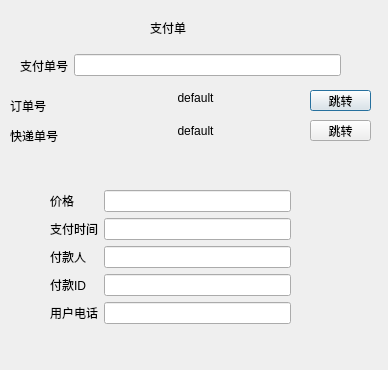
<?xml version="1.0" encoding="UTF-8"?>
<ui version="4.0">
 <class>PaymentForm</class>
 <widget class="QDialog" name="PaymentForm">
  <property name="geometry">
   <rect>
    <x>0</x>
    <y>0</y>
    <width>388</width>
    <height>370</height>
   </rect>
  </property>
  <property name="windowTitle">
   <string>Dialog</string>
  </property>
  <widget class="QLabel" name="label">
   <property name="geometry">
    <rect>
     <x>150</x>
     <y>20</y>
     <width>72</width>
     <height>15</height>
    </rect>
   </property>
   <property name="text">
    <string>支付单</string>
   </property>
  </widget>
  <widget class="QWidget" name="formLayoutWidget_2">
   <property name="geometry">
    <rect>
     <x>50</x>
     <y>190</y>
     <width>241</width>
     <height>161</height>
    </rect>
   </property>
   <layout class="QFormLayout" name="formLayout_2">
    <item row="0" column="0">
     <widget class="QLabel" name="label_6">
      <property name="text">
       <string>价格</string>
      </property>
     </widget>
    </item>
    <item row="0" column="1">
     <widget class="QLineEdit" name="lineEdit_price"/>
    </item>
    <item row="1" column="0">
     <widget class="QLabel" name="label_7">
      <property name="text">
       <string>支付时间</string>
      </property>
     </widget>
    </item>
    <item row="2" column="0">
     <widget class="QLabel" name="label_8">
      <property name="text">
       <string>付款人</string>
      </property>
     </widget>
    </item>
    <item row="1" column="1">
     <widget class="QLineEdit" name="lineEdit_paytime"/>
    </item>
    <item row="2" column="1">
     <widget class="QLineEdit" name="lineEdit_uname"/>
    </item>
    <item row="3" column="1">
     <widget class="QLineEdit" name="lineEdit_uid"/>
    </item>
    <item row="3" column="0">
     <widget class="QLabel" name="label_9">
      <property name="text">
       <string>付款ID</string>
      </property>
     </widget>
    </item>
    <item row="4" column="0">
     <widget class="QLabel" name="label_2">
      <property name="text">
       <string>用户电话</string>
      </property>
     </widget>
    </item>
    <item row="4" column="1">
     <widget class="QLineEdit" name="lineEdit_uphone"/>
    </item>
   </layout>
  </widget>
  <widget class="QWidget" name="horizontalLayoutWidget">
   <property name="geometry">
    <rect>
     <x>20</x>
     <y>50</y>
     <width>321</width>
     <height>31</height>
    </rect>
   </property>
   <layout class="QHBoxLayout" name="horizontalLayout">
    <item>
     <widget class="QLabel" name="label_3">
      <property name="text">
       <string>支付单号</string>
      </property>
     </widget>
    </item>
    <item>
     <widget class="QLineEdit" name="lineEdit_payid"/>
    </item>
   </layout>
  </widget>
  <widget class="QPushButton" name="pushButton_order">
   <property name="geometry">
    <rect>
     <x>310</x>
     <y>90</y>
     <width>61</width>
     <height>21</height>
    </rect>
   </property>
   <property name="text">
    <string>跳转</string>
   </property>
  </widget>
  <widget class="QLabel" name="label_pakage">
   <property name="geometry">
    <rect>
     <x>80</x>
     <y>120</y>
     <width>231</width>
     <height>21</height>
    </rect>
   </property>
   <property name="frameShape">
    <enum>QFrame::NoFrame</enum>
   </property>
   <property name="text">
    <string>default</string>
   </property>
   <property name="alignment">
    <set>Qt::AlignCenter</set>
   </property>
  </widget>
  <widget class="QLabel" name="label_14">
   <property name="geometry">
    <rect>
     <x>10</x>
     <y>120</y>
     <width>61</width>
     <height>31</height>
    </rect>
   </property>
   <property name="text">
    <string>快递单号</string>
   </property>
  </widget>
  <widget class="QLabel" name="label_12">
   <property name="geometry">
    <rect>
     <x>10</x>
     <y>90</y>
     <width>61</width>
     <height>31</height>
    </rect>
   </property>
   <property name="text">
    <string>订单号</string>
   </property>
  </widget>
  <widget class="QPushButton" name="pushButton_pakage">
   <property name="geometry">
    <rect>
     <x>310</x>
     <y>120</y>
     <width>61</width>
     <height>21</height>
    </rect>
   </property>
   <property name="text">
    <string>跳转</string>
   </property>
  </widget>
  <widget class="QLabel" name="label_order">
   <property name="geometry">
    <rect>
     <x>80</x>
     <y>90</y>
     <width>231</width>
     <height>16</height>
    </rect>
   </property>
   <property name="frameShape">
    <enum>QFrame::NoFrame</enum>
   </property>
   <property name="text">
    <string>default</string>
   </property>
   <property name="alignment">
    <set>Qt::AlignCenter</set>
   </property>
  </widget>
 </widget>
 <resources/>
 <connections/>
</ui>
